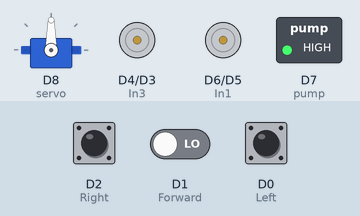
Simulated run of this sketch. Board: ESP8266 (NodeMCU). On the bench: servo, motor-driver pin pairs drawn as motors (green arrow = first pin HIGH = forward, orange = second pin HIGH = backward, longer = more drive), switched loads named in the sketch (green lamp = pin HIGH). The test bench sets the inputs (shaded band); at power-on: D1 (Forward) LOW, D0 (Left) LOW, D2 (Right) LOW.

Above: at 7.6 s.
7.7 s: D1 (Forward) driven HIGH
At 7.99 s:
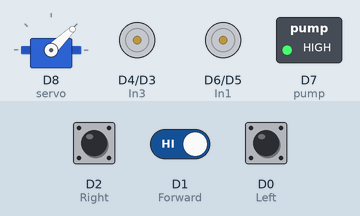
At 11.2 s:
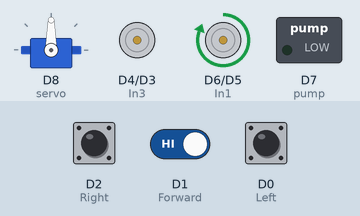
12.0 s: D0 (Left) pulled HIGH for 3 s
At 12.6 s:
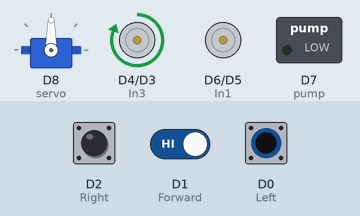
Timing chart, 0 to 16.6 s (numbered marks = the images above; inputs shaded):
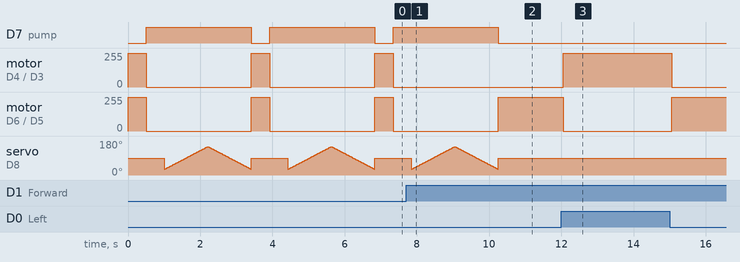

Measured:
- after the input at 7.7 s, D7 (pump): goes on until 10.3 s, then stays LOW; motor on D4 (In3) / D3 (In4): stays stopped (without the input it goes to forward 255/255 after 2.6 s); motor on D6 (In1) / D5 (In2): goes on until 10.3 s, then stays forward 255/255
- after the input at 12.0 s, motor on D4 (In3) / D3 (In4): stopped → forward 255/255 after 0.06 s, → stopped 3.0 s later; motor on D6 (In1) / D5 (In2): forward 255/255 → stopped after 0.06 s, → forward 255/255 3.0 s later
- by itself, D7 (pump): alternates HIGH for 2.9 s and LOW for 0.50 s
- by itself, motor on D4 (In3) / D3 (In4), motor on D6 (In1) / D5 (In2): alternates forward 255/255 for 0.50 s and stopped for 2.9 s

The sketch:

Fire-Fighter-Robot.ino
```cpp
#include <Servo.h>
Servo myservo;

int pos = 0;
boolean fire = false;

#define Left D0      // left sensor
#define Forward D1   //front sensor
#define Right D2    // right sensor


#define In1 D6       // left motor forward
#define In2 D5       // left motor back
#define In3 D4       // right motor forward
#define In4 D3       // right motor back

#define pump D7
#define servo D8

void setup()
{
  pinMode(Left, INPUT);
  pinMode(Right, INPUT);
  pinMode(Forward, INPUT);
  pinMode(In1, OUTPUT);
  pinMode(In2, OUTPUT);
  pinMode(In3, OUTPUT);
  pinMode(In4, OUTPUT);
  pinMode(pump, OUTPUT);

  myservo.attach(servo);
  myservo.write(90);
}

void fire_off()
{
    delay (300);
    //stop car start pump
    digitalWrite(In1, LOW);
    digitalWrite(In2, LOW);
    digitalWrite(In3, LOW);
    digitalWrite(In4, LOW);

   digitalWrite(pump, HIGH);
   delay(500);

    for (pos = 30; pos <= 150; pos++) {
    myservo.write(pos);
    delay(10);
  }
  for (pos = 150; pos >= 30; pos--) {
    myservo.write(pos);
    delay(10);
  }

  digitalWrite(pump,LOW);
  myservo.write(90);

  fire=false;
}

void loop()
{
   myservo.write(90);

    if (digitalRead(Left) ==1 && digitalRead(Right)==1 && digitalRead(Forward) ==1)
    {
    // stop
    digitalWrite(In1, LOW);
    digitalWrite(In2, LOW);
    digitalWrite(In3, LOW);
    digitalWrite(In4, LOW);
    }

    else if (digitalRead(Forward) ==0)
    {
      //move forward
    digitalWrite(In1, HIGH);
    digitalWrite(In2, LOW);
    digitalWrite(In3, HIGH);
    digitalWrite(In4, LOW);
    fire = true;
    }

    else if (digitalRead(Left) ==0)
    {
      //turn left
    digitalWrite(In1, HIGH);
    digitalWrite(In2, LOW);
    digitalWrite(In3, LOW);
    digitalWrite(In4, LOW);
    }

    else if (digitalRead(Right) ==0)
    {
      //turn right
    digitalWrite(In1, LOW);
    digitalWrite(In2, LOW);
    digitalWrite(In3, HIGH);
    digitalWrite(In4, LOW);
    }

    delay(200); //change this value to increase the distance

     while (fire == true)
     {
      fire_off();
     }
}
```
